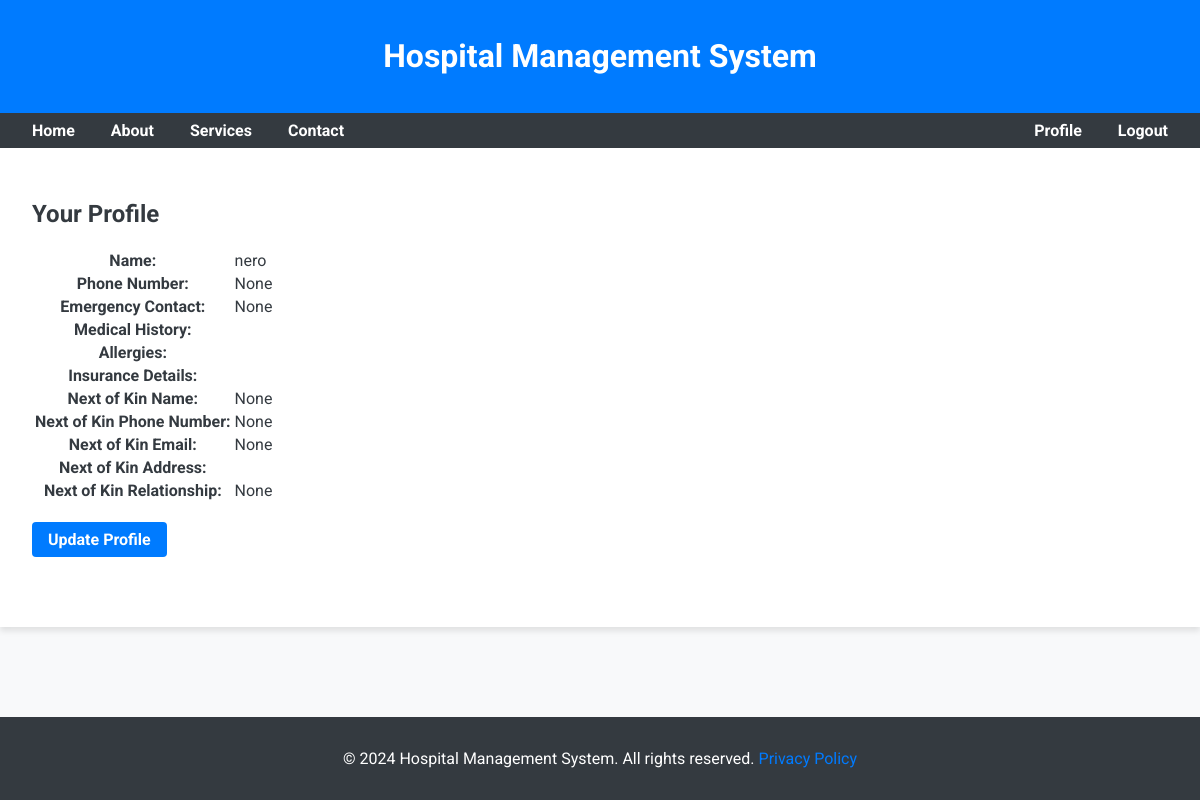
Screenshot of /profile/ (signed in) with the database file from the repository.
### patients/models.py (models this page shows, shortened)
class Profile(models.Model):
    user = models.OneToOneField(Patient, on_delete=models.CASCADE, related_name='profile')
    phone_number = models.CharField(max_length=15, blank=True, null=True)
    emergency_contact = models.CharField(max_length=15, blank=True, null=True)
    medical_history = models.TextField(blank=True, null=True)
    allergies = models.TextField(blank=True, null=True)
    insurance_details = models.TextField(blank=True, null=True)
    next_of_kin_name = models.CharField(max_length=100, blank=True, null=True)
    next_of_kin_phone_number = models.CharField(max_length=15, blank=True, null=True)
    next_of_kin_email = models.EmailField(blank=True, null=True)
    next_of_kin_address = models.TextField(blank=True, null=True)
    next_of_kin_relationship = models.CharField(max_length=50, choices=RELATIONSHIP_CHOICES, blank=True, null=True)

class Patient(models.Model):
    user = models.OneToOneField(User, on_delete=models.CASCADE, related_name='Patient')
    phone_number = models.CharField(max_length=15)
    profile_picture = models.ImageField(upload_to='profile_pics/', blank=True, null=True)

### patients/views.py (the view)
# urls.py: path('profile/', views.profile, name='profile'),
@login_required
def profile(request):
    view_profile = get_object_or_404(Profile, user=request.user.Patient)
    return render(request, 'patients/profile.html', {'profile': view_profile})

### Templates/patients/profile.html (shortened to what this page needs)
{% extends 'patients/base.html' %}
{% block content %}
<h2>Your Profile</h2>
<table>
    <tr>
        <th>Name:</th>
        <td>{{ profile.user.user.username }}</td>
    </tr>
    <tr>
        <th>Phone Number:</th>
        <td>{{ profile.phone_number }}</td>
    </tr>
    <tr>
        <th>Emergency Contact:</th>
        <td>{{ profile.emergency_contact }}</td>
    </tr>
    <tr>
        <th>Medical History:</th>
        <td>{{ profile.medical_history }}</td>
    </tr>
    <tr>
        <th>Allergies:</th>
        <td>{{ profile.allergies }}</td>
    </tr>
    <tr>
        <th>Insurance Details:</th>
        <td>{{ profile.insurance_details }}</td>
    </tr>
    <tr>
        <th>Next of Kin Name:</th>
        <td>{{ profile.next_of_kin_name }}</td>
    </tr>
    <tr>
        <th>Next of Kin Phone Number:</th>
        <td>{{ profile.next_of_kin_phone_number }}</td>
    </tr>
    <tr>
        <th>Next of Kin Email:</th>
        <td>{{ profile.next_of_kin_email }}</td>
    </tr>
    <tr>
        <th>Next of Kin Address:</th>
        <td>{{ profile.next_of_kin_address }}</td>
    </tr>
    <tr>
        <th>Next of Kin Relationship:</th>
        <td>{{ profile.next_of_kin_relationship }}</td>
    </tr>
</table>
<br>
<a href="{% url 'patients:update_profile' %}" class="btn btn-primary">Update Profile</a>
<br><br><br>
{% endblock %}

### Templates/patients/base.html (style rules this page uses)
body { font-family: 'Roboto', sans-serif; margin: 0; padding: 0; background-color: #f8f9fa; color: #343a40; }
.btn { display: inline-block; padding: 0.5rem 1rem; background-color: #007bff; color: #fff; border: none; border-radius: 4px; text-decoration: none; font-weight: 700; }

### rows the page displays
Profile: user.user.username "nero", phone_number "None", emergency_contact "None", next_of_kin_name "None", next_of_kin_phone_number "None", next_of_kin_email "None", next_of_kin_relationship "None"

### other values shown
{{ year|default:2024 }} "2024"
